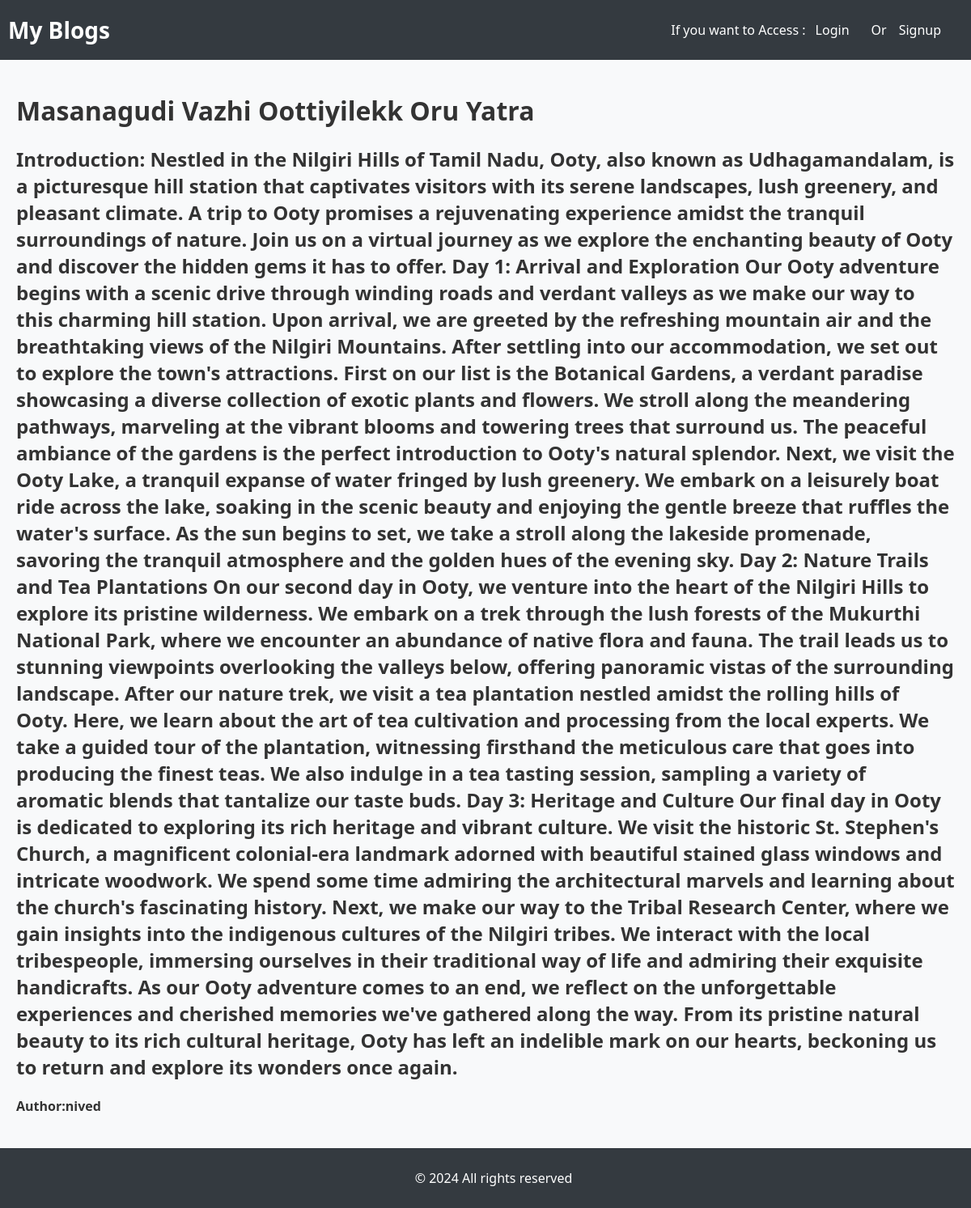
Page /blogdetail/1 on the committed database.
### app/models.py (models this page shows, shortened)
class Blogpost(models.Model):
    title=models.CharField(max_length=100)
    content=models.TextField()
    author=models.ForeignKey(User,on_delete=models.CASCADE,default=1)

### app/views.py (the view)
# urls.py: path('blogdetail/<int:pk>',views.BlogDetail.as_view(),name='blogdetail'),
class BlogDetail(DetailView):
    model = Blogpost
    template_name = 'blogdetail.html'
    context_object_name = 'blog'

### templates/blogdetail.html
{% extends 'base.html' %}
{% block content %}
<div>
    <h1>{{blog.title}}</h1>
    <h2>{{blog.content}}</h2>
    <h4>Author:{{blog.author}}</h4>
</div>
{% endblock content %}

### templates/base.html (style rules this page uses)
body { font-family: 'Segoe UI', Tahoma, Geneva, Verdana, sans-serif; margin: 0; padding: 0; background-color: #f8f9fa; color: #333; display: flex; flex-direction: column; min-height: 100vh; }

### rows in the picture
Blogpost: title "Masanagudi Vazhi Oottiyilekk Oru Yatra", content "Introduction: Nestled in the Nilgiri Hills of Tamil Nadu, Ooty, also known as Udhagamandalam, is a picturesque hill station that captivates visitors with its serene landscapes, lush greenery, and pleasant climate. A trip to Ooty promises a rejuvenating experience amidst the tranquil surroundings of nature. Join us on a virtual journey as we explore the enchanting beauty of Ooty and discover the hidden gems it has to offer. Day 1: Arrival and Exploration Our Ooty adventure begins with a scenic drive through winding roads and verdant valleys as we make our way to this charming hill station. Upon arrival, we are greeted by the refreshing mountain air and the breathtaking views of the Nilgiri…", author "nived"
